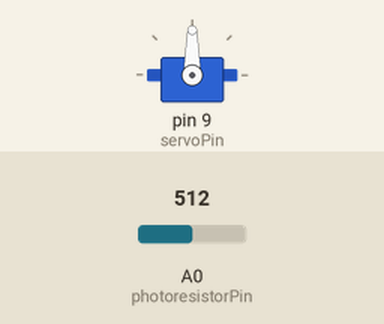
The sketch below on a simulated Arduino Uno, built with avr-gcc and run on an emulated ATmega328P. Parts: servo. Inputs (shaded band) come from the test bench; at power-on: A0 (photoresistorPin) = 512.

Above: at 1.2 s.
1.3 s: A0 (photoresistorPin) set to 888
2.8 s: A0 (photoresistorPin) set to 913
At 2.9 s:
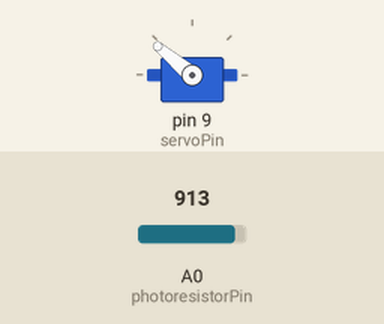
At 3.5 s:
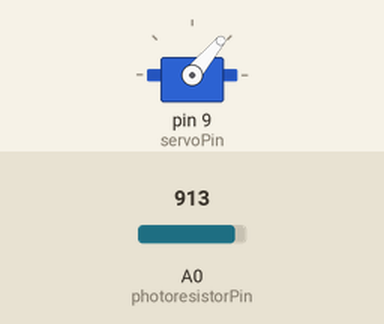
Timing chart, 0 to 11.8 s (numbered marks = the images above; inputs shaded):
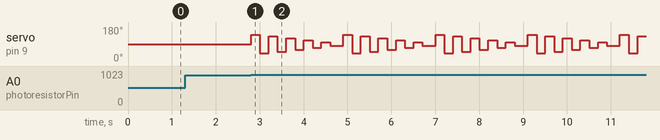

Measured:
- the behaviour switches between 900 and 901 on A0 (photoresistorPin) (found by bisection; images 0 and 1)
- after the input at 1.3 s, every drawn part: stays the same
- after the input at 2.8 s, servo on pin 9 (servoPin): 90° → 140° at once, then repeats every 2.1 s: 40° 0.20 s, 130° 0.20 s, 50° 0.20 s, 120° 0.20 s, 60° 0.20 s, 110° 0.20 s, 70° 0.20 s, 100° 0.20 s, 80° 0.30 s, 140° 0.20 s

The sketch:

Arduino_Week2_ServoAnim.ino
```cpp
#include <Servo.h>

Servo servo;

int photoresistorPin = 0;

void setup() {
  int servoPin = 9;
  servo.attach(servoPin);

  Serial.begin(9600);
}

void loop() {
  int distance = 50;

  float value = analogRead(photoresistorPin);
  //  Serial.println(value);

  if (value > 900) {
    for (int i = 0; i < 5; i = i + 1) {
      servo.write(90 + distance);
      delay(200);
      servo.write(90 - distance);
      delay(200);

      distance = distance - 10;
      if (distance < 0) {
        distance = 0;
      }
    }
  }

  delay(100);
}
```
